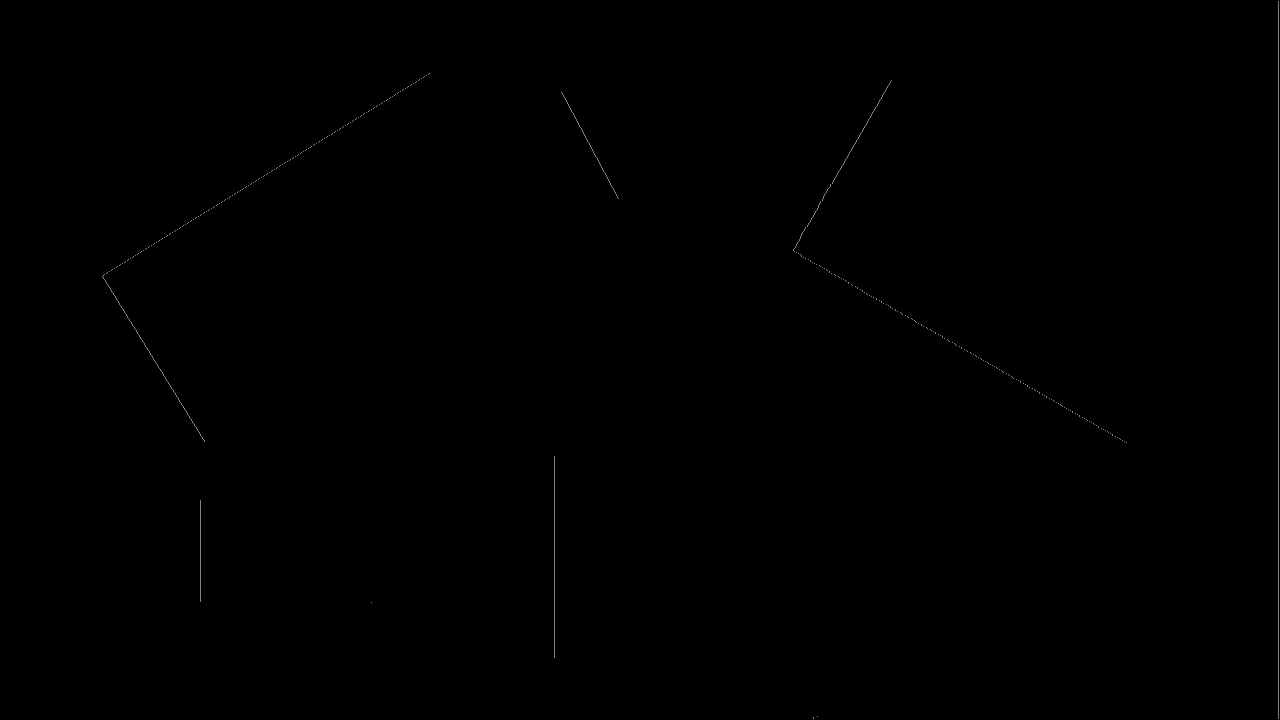
//> input picture src_local/img0.bmp, 1280 x 720 px
$ ./line2 img0.bmp   (built with g++ and OpenCV 4)
//> lines starting //> are read from the running program, lines starting //| are printed output that depends on the picture; after the words box and inside, x2 and y2 are one past the last pixel; in counts of white or black regions, pixels touching at a corner belong together
//> further down, img0 is the input picture: 720 rows x 1280 cols, CV_8UC3; min 0, max 130, mean 1
//正方形检测源码
//载入数张包含各种形状的图片，检测出其中的正方形
#include "opencv2/highgui/highgui.hpp"
#include "opencv/cv.h"
#include "opencv2/highgui/highgui.hpp"
#include "opencv/cv.h"
#include <stdio.h>
#include <math.h>
#include <string.h>
#include <iostream>
#include <string>
using namespace std;

int thresh = 10;
IplImage *img = NULL;
IplImage *img0 = NULL;
CvMemStorage *storage = NULL;
const char *wndname = "正方形检测 demo";

//angle函数用来返回（两个向量之间找到角度的余弦值）
double angle(CvPoint *pt1, CvPoint *pt2, CvPoint *pt0)
{
    double dx1 = pt1->x - pt0->x;
    double dy1 = pt1->y - pt0->y;
    double dx2 = pt2->x - pt0->x;
    double dy2 = pt2->y - pt0->y;
    return (dx1 * dx2 + dy1 * dy2) / sqrt((dx1 * dx1 + dy1 * dy1) * (dx2 * dx2 + dy2 * dy2) + 1e-10);
}

IplImage *doPryDown(IplImage *in, int filter = CV_GAUSSIAN_5x5)
{
    //assert(in->width%2==0 && in->height%2==0);
    int width = (int)in->width / 2;
    int height = (int)in->height / 2;
    IplImage *out = cvCreateImage(cvSize(width, height), in->depth, in->nChannels);
    cvPyrDown(in, out, CV_GAUSSIAN_5x5); //filter=7 目前只支持CV_GAUSSIAN_5x5
    return (out);
}

IplImage *doCanny(IplImage *in, double lowThresh, double highThresh, double aperture)
{
    if (in->nChannels != 1)
    {
        return 0;
    }
    IplImage *out = cvCreateImage(cvSize(cvGetSize(in).width, cvGetSize(in).height), IPL_DEPTH_8U, 1);
    cvCanny(in, out, lowThresh, highThresh, aperture);
    return (out);
}

// 返回图像中找到的所有轮廓序列，并且序列存储在内存存储器中

CvSeq *findSquares4(IplImage *img, CvMemStorage *storage)
{
    CvSeq *contours;
    int i, c, l, N = 255;
    CvSize sz = cvSize(img->width & -2, img->height & -2);
//> sz = Size(1280, 720)
    IplImage *img2 = cvCloneImage(img);
    CvSeq *lines = 0;
    CvMemStorage *storageLines = cvCreateMemStorage();
    // 创建一个空序列用于存储轮廓角点
    IplImage *timg = cvCloneImage(img);
    IplImage *gray = cvCreateImage(sz, 8, 1);
    IplImage *pyr = cvCreateImage(cvSize(sz.width / 2, sz.height / 2), 8, 3);
    IplImage *tgray;
    IplImage *dl;
    CvSeq *result;
    double s, t;
    // 创建一个空序列用于存储轮廓角点
    CvSeq *squares = cvCreateSeq(0, sizeof(CvSeq), sizeof(CvPoint), storage);
//> squares = 0 items

    // [9 lines of commented-out code are left out]
    cvSmooth(timg, timg, CV_GAUSSIAN, 5, 5, 0, 0); //5x5
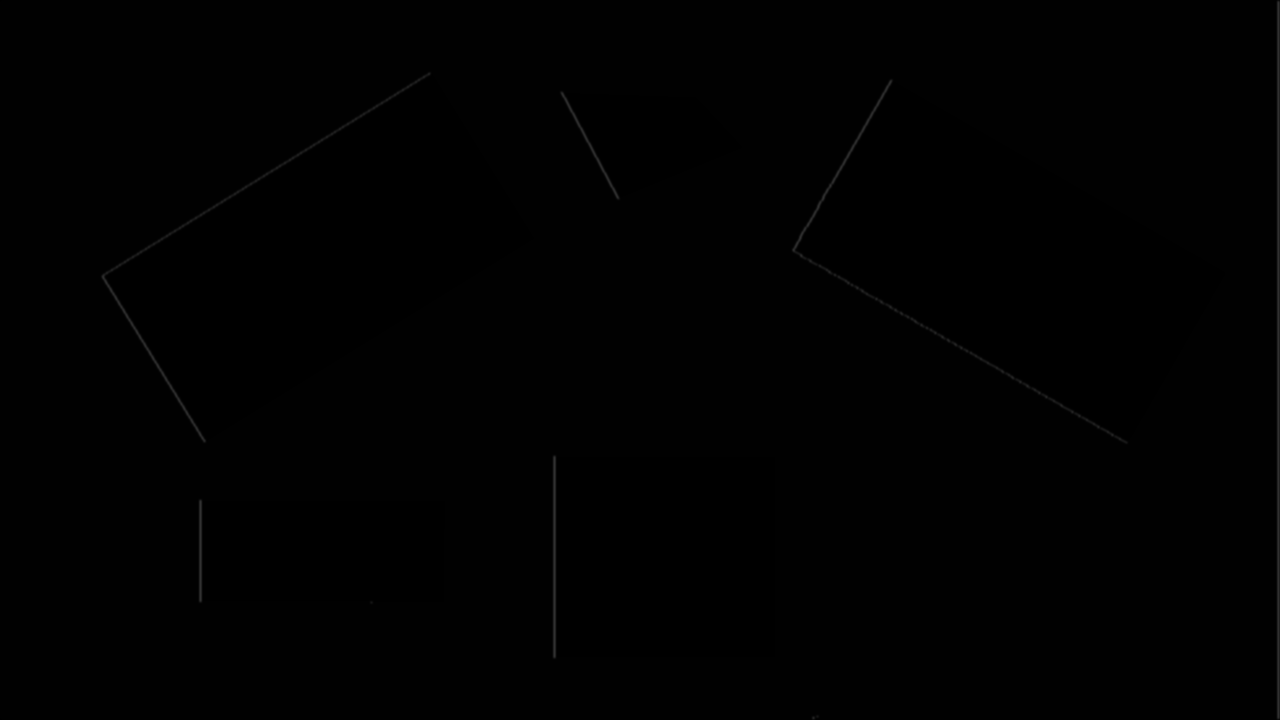
//> timg: 720 rows x 1280 cols, CV_8UC3; 2.55% of pixels changed, all inside (x1, y1, x2, y2) = (0, 0, 1280, 720)
    // cvSmooth(timg,timg,CV_GAUSSIAN,5,5,0,0);//5x5
    tgray = cvCreateImage(sz, 8, 1);
    dl = cvCreateImage(sz, 8, 1);
    CvScalar cs, hs; //声明像素变量
    CvScalar cs2;    //声明像素变量
    // 红绿蓝3色分别尝试提取
    for (c = 0; c < 3; c++)
    {
        // 提取 the c-th color plane
        cvSetImageCOI(timg, c + 1);
        cvCopy(timg, dl, 0);
  cvSmooth(dl, tgray, CV_BILATERAL, 3, 3, 0, 0); //双边滤波
    cvShowImage("tgray", tgray);
        // 尝试各种阈值提取得到的（N=11）
        for (l = 0; l < 256; l++)
        {
            // apply Canny. Take the upper threshold from slider
            // Canny helps to catch squares with gradient shading
            if (l == 0)
            {

                cvCanny(tgray, gray, 0, 50, 5);
                //使用任意结构元素膨胀图像
               cvDilate(gray, gray, 0, 2);
                char name[20] = {0};
                sprintf(name, "canny%d.bmp", l);
                cvSaveImage(name, gray);
            }
            else
            {
                // apply threshold if l!=0:
                cvThreshold(tgray, gray, (l + 1) * 255 / N, 255, CV_THRESH_BINARY);
                // char name[20] = {0};
                // sprintf(name, "gray%d.bmp", l);
                // cvSaveImage(name, gray);
            }
            // [10 lines of commented-out code are left out]
            cvFindContours(gray, storage, &contours, sizeof(CvContour),
                           CV_RETR_LIST, CV_CHAIN_APPROX_SIMPLE, cvPoint(0, 0));

            // 遍历找到的每个轮廓contours
            while (contours)
            {
                //用指定精度逼近多边形曲线
                result = cvApproxPoly(contours, sizeof(CvContour), storage,
                                      CV_POLY_APPROX_DP, cvContourPerimeter(contours) * 0.02, 0);

                if (result->total == 4 &&
                    fabs(cvContourArea(result, CV_WHOLE_SEQ)) > 500 &&
                    fabs(cvContourArea(result, CV_WHOLE_SEQ)) < 100000 &&
                    cvCheckContourConvexity(result))
                {
                    s = 0;

                    for (i = 0; i < 5; i++)
                    {
                        // find minimum angle between joint edges (maximum of cosine)
                        if (i >= 2)
                        {
                            t = fabs(angle(
                                (CvPoint *)cvGetSeqElem(result, i),
                                (CvPoint *)cvGetSeqElem(result, i - 2),
                                (CvPoint *)cvGetSeqElem(result, i - 1)));
                            s = s > t ? s : t;
                        }
                    }

                    // if 余弦值 足够小，可以认定角度为90度直角
                    //cos0.1=83度，能较好的趋近直角
                    if (s < 0.1)
                    {
                        for (i = 0; i < 4; i++)
                        {
                            cvSeqPush(squares, (CvPoint *)cvGetSeqElem(result, i));
                        }
                    }
                }

                // 继续查找下一个轮廓
                contours = contours->h_next;
            }
        }
    }
//> gray: 720 rows x 1280 cols, CV_8UC1; every value is 0
//> after the loop, contours = 0 contours; result = 1 contour, all with area under 20; s = 0.00962; t = 0.00399; squares = 72 items
    cvReleaseImage(&gray);
    cvReleaseImage(&pyr);
    cvReleaseImage(&tgray);
    cvReleaseImage(&timg);
    cvShowImage("lines", img2);
    return squares;
}

//drawSquares函数用来画出在图像中找到的所有正方形轮廓
void drawSquares(IplImage *img, CvSeq *squares)
{
    CvSeqReader reader;
    IplImage *cpy = cvCloneImage(img);
    int i;
    cvStartReadSeq(squares, &reader, 0);

    // read 4 sequence elements at a time (all vertices of a square)
    for (i = 0; i < squares->total; i += 4)
    {
        CvPoint pt[4], *rect = pt;
        int count = 4;

        // read 4 vertices
        CV_READ_SEQ_ELEM(pt[0], reader);
        CV_READ_SEQ_ELEM(pt[1], reader);
        CV_READ_SEQ_ELEM(pt[2], reader);
        CV_READ_SEQ_ELEM(pt[3], reader);

        // draw the square as a closed polyline
        cvPolyLine(cpy, &rect, &count, 1, 1, CV_RGB(0, 255, 0), 2, CV_AA, 0);
    }
//> this loop made 18 passes
//> pass 1, in drawSquares, `cvPolyLine(cpy, &rect, &count, 1, 1, CV_RGB(0, 255, 0), 2, CV_AA, 0);`:
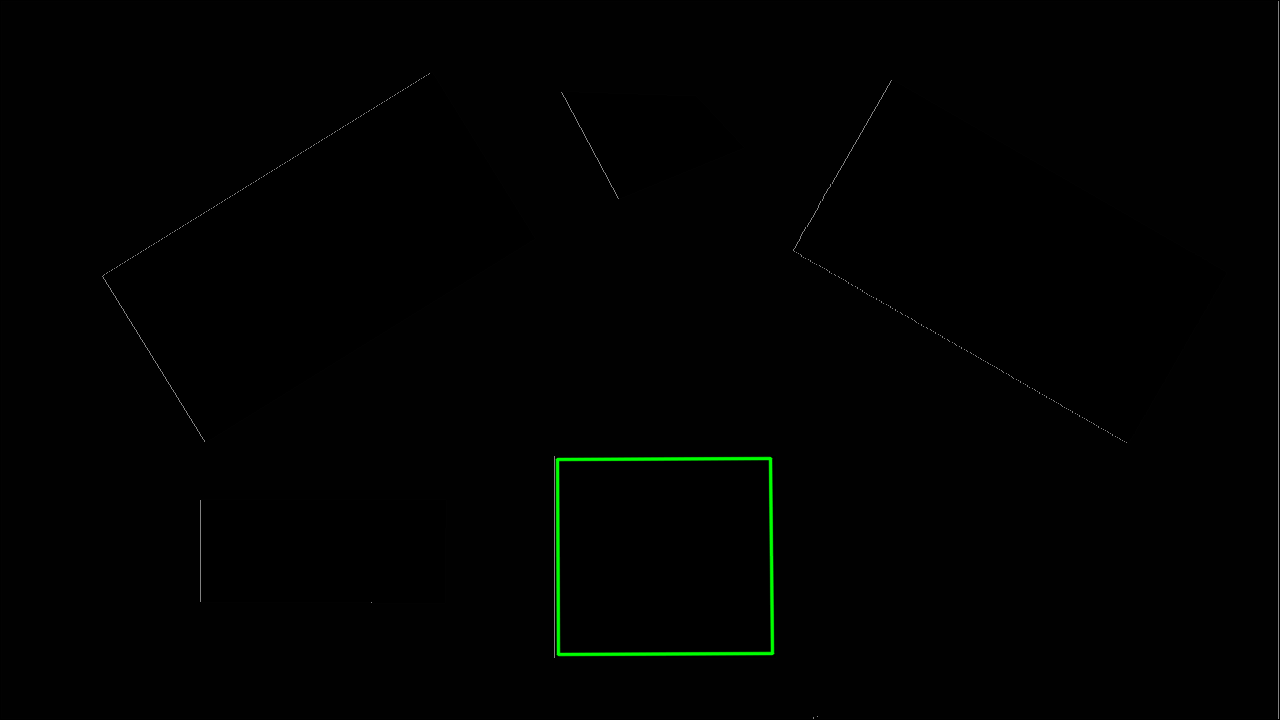
//> cpy: 720 rows x 1280 cols, CV_8UC3; 0.44% of pixels changed, all inside (x1, y1, x2, y2) = (555, 456, 775, 657)
//> pass 3, in drawSquares, `cvPolyLine(cpy, &rect, &count, 1, 1, CV_RGB(0, 255, 0), 2, CV_AA, 0);`:
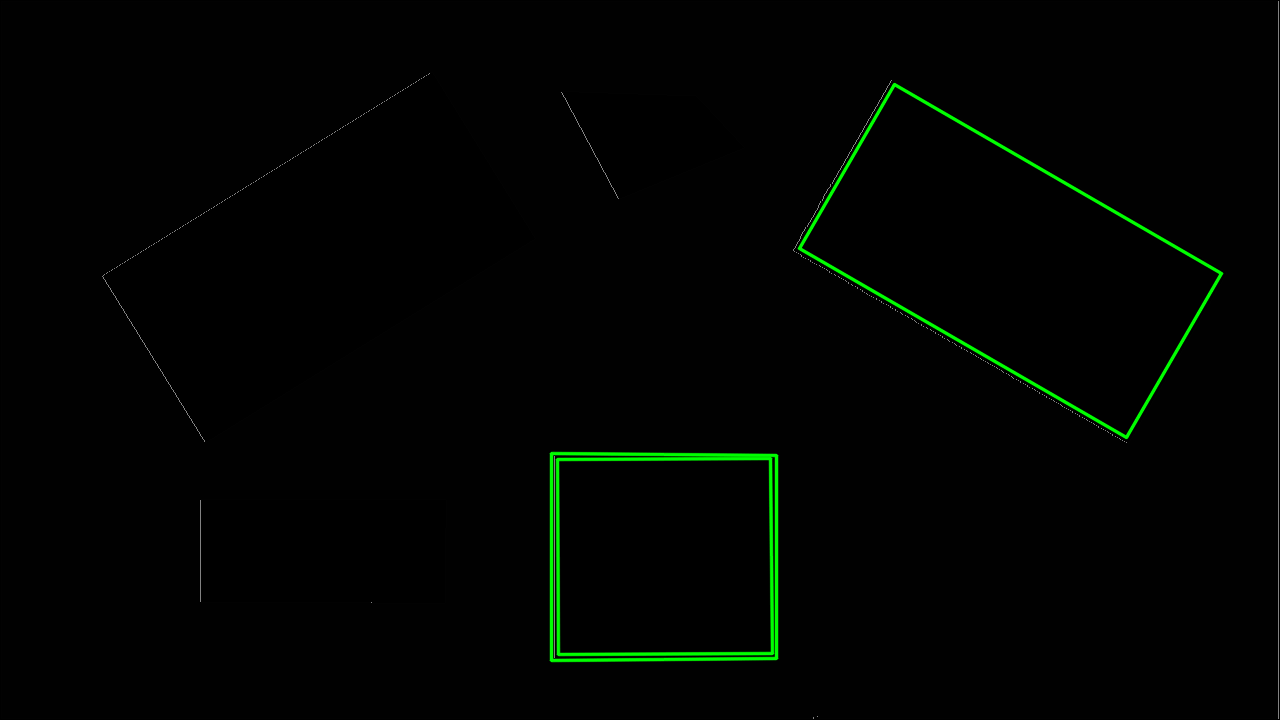
//> cpy: 720 rows x 1280 cols, CV_8UC3; mean B, G, R 1, 3.6, 1
//> after the loop:
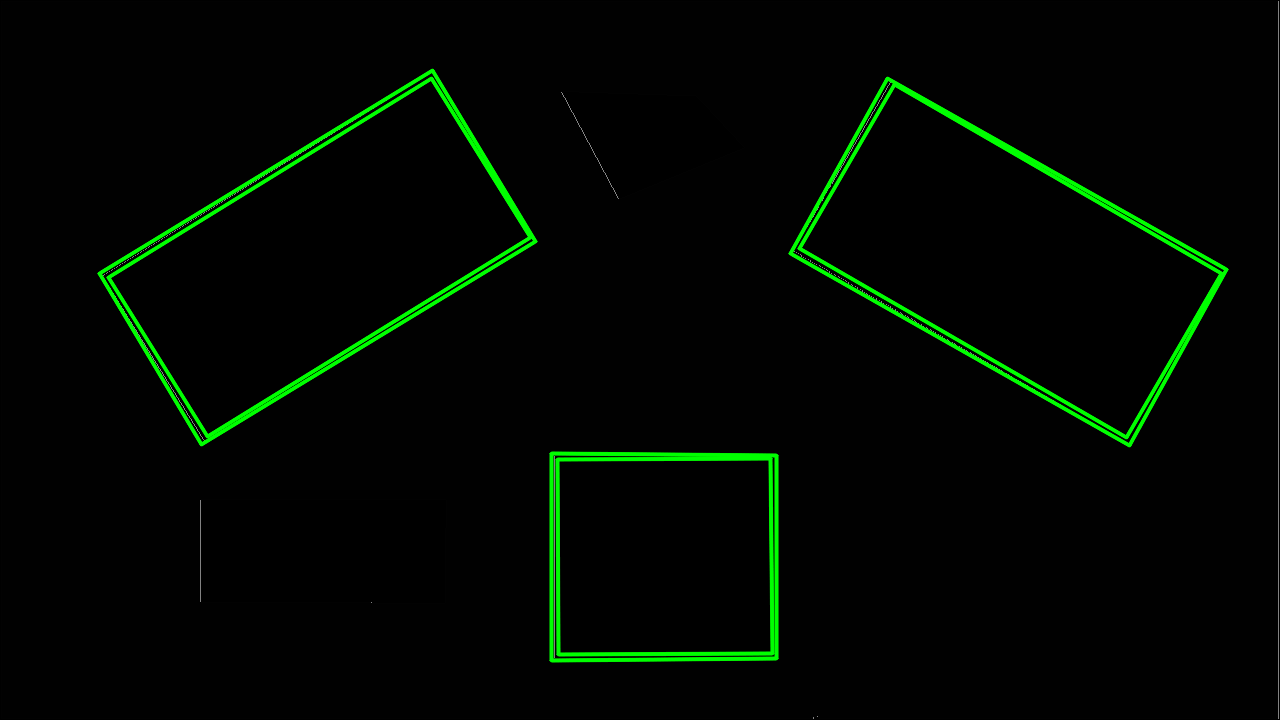
//> cpy: 720 rows x 1280 cols, CV_8UC3; 2.41% of pixels changed, all inside (x1, y1, x2, y2) = (97, 68, 1229, 663)

    cvShowImage(wndname, cpy);
    cvReleaseImage(&cpy);
}

int main(int argc, char **argv)
{
    int i, c;
    storage = cvCreateMemStorage(0);

    for (i = 1; i < argc; i++)
    {
        img0 = cvLoadImage(argv[i], 1);
        if (!img0)
        {
            cout << "load error" << argv[i] << "继续下一张图片" << endl;
            continue;
        }
        img = cvCloneImage(img0);
        cvNamedWindow(wndname, 1);

        // find and draw the squares
        drawSquares(img, findSquares4(img, storage));

        c = cvWaitKey(0);
//> the space key is pressed

        cvReleaseImage(&img);
        cvReleaseImage(&img0);

        cvClearMemStorage(storage);

        if ((char)c == 27)
            break;
    }

    cvDestroyWindow(wndname);
    return 0;
}
